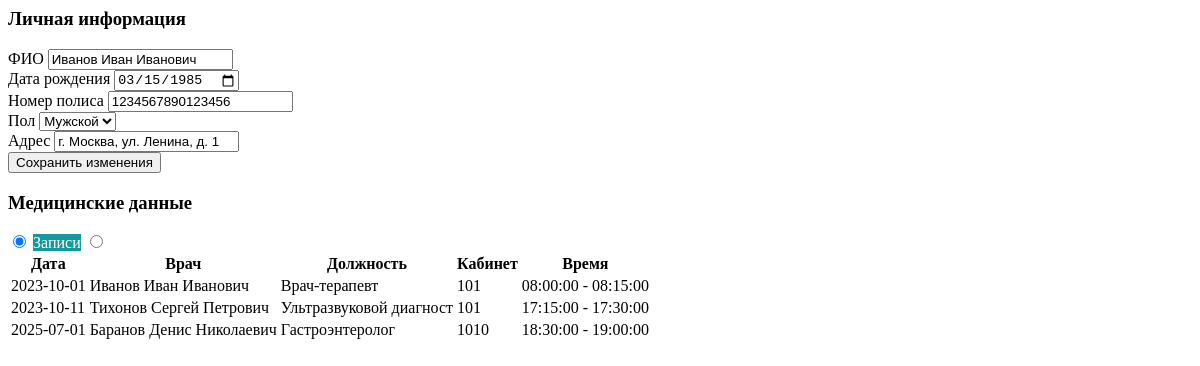
The app's page /get_patient.php?id=1 with its own data.
### tables this page shows
CREATE TABLE `information_about_patient` (
  `id_patient` int(11) NOT NULL,
  `full_name` varchar(255) NOT NULL,
  `birthday` date NOT NULL,
  `policy_number` varchar(90) NOT NULL,
  `address` varchar(255) NOT NULL,
  `gender` varchar(90) NOT NULL
);

CREATE TABLE `appointment` (
  `id_appointment` int(11) NOT NULL,
  `date` date NOT NULL,
  `id_doctor` int(11) DEFAULT NULL,
  `id_ranges` int(11) NOT NULL,
  `id_patient` int(11) DEFAULT NULL,
  `id_cabinet` int(11) NOT NULL,
  `id_referral` int(11) DEFAULT NULL,
  `id_medical_history` int(11) DEFAULT NULL
);

CREATE TABLE `staff` (
  `id_doctor` int(11) NOT NULL,
  `full_name` varchar(255) NOT NULL,
  `birthday` date NOT NULL,
  `post` varchar(90) NOT NULL,
  `status` tinyint(1) NOT NULL,
  `address` varchar(255) NOT NULL,
  `phone_number` varchar(90) NOT NULL,
  `id_department` int(11) NOT NULL
);

CREATE TABLE `cabinet` (
  `id_cabinet` int(11) NOT NULL,
  `number_of_cabinet` int(11) NOT NULL,
  `id_department` int(11) NOT NULL
);

CREATE TABLE `operating_ranges` (
  `id_ranges` int(11) NOT NULL,
  `range_start` time NOT NULL,
  `range_end` time NOT NULL
);

### get_patient.php (the view, shortened to what this page needs)
<?php
include 'bd.php';
if (isset($_GET['id'])) {
    $patient_id = intval($_GET['id']);
    $sql = "SELECT * FROM `information_about_patient` WHERE id_patient = ?";
    $stmt = $conn->prepare($sql);
    $stmt->bind_param("i", $patient_id);
    $stmt->execute();
    $result = $stmt->get_result();
    $patient_data = $result->fetch_assoc();
    $sql_appointment = "SELECT appointment.id_appointment, appointment.date,
                        staff.full_name AS doctor_name, staff.post AS doctor_post,
                        cabinet.number_of_cabinet,
                        operating_ranges.range_start, operating_ranges.range_end
                        FROM appointment
                        JOIN staff ON staff.id_doctor = appointment.id_doctor
                        JOIN cabinet ON cabinet.id_cabinet = appointment.id_cabinet
                        JOIN operating_ranges ON operating_ranges.id_ranges = appointment.id_ranges
                        WHERE appointment.id_patient = ?";
    $stmt = $conn->prepare($sql_appointment);
    $stmt->bind_param("i", $patient_id);
    $stmt->execute();
    $appointments = $stmt->get_result()->fetch_all(MYSQLI_ASSOC);
    $sql_referral = "SELECT referral.id_referral, referral.date_of_start, DATE_ADD(referral.date_of_start, INTERVAL referral.duration DAY) AS date_of_end, referral.id_patient, referral.id_doctor,
                    staff_doctor.full_name AS doctorName,staff_doctor.post AS DoctorPost, referral.refrerral_doctor, staff_referral.full_name AS referralDoctorName , staff_referral.post AS referralDoctorPost
                    FROM `referral`
                    JOIN staff AS staff_doctor ON staff_doctor.id_doctor = referral.id_doctor
                    JOIN staff AS staff_referral ON staff_referral.id_doctor = referral.refrerral_doctor
                    WHERE referral.id_patient = ?";
    $stmt = $conn->prepare($sql_referral);
    $stmt->bind_param("i", $patient_id);
    $stmt->execute();
    $referrals = $stmt->get_result()->fetch_all(MYSQLI_ASSOC);
    $html = '<div class="card mb-4">
                <div class="card-header">
                    <h3>Личная информация</h3>
                </div>
                <div class="card-body">
                    <form id="patientForm">
                        <div class="row">
                            <div class="col-md-6">
                                <div class="mb-3">
                                    <label class="form-label">ФИО</label>
                                    <input type="text" class="form-control" name="full_name" value="'.htmlspecialchars($patient_data['full_name']).'">
                                </div>
                                <div class="mb-3">
                                    <label class="form-label">Дата рождения</label>
                                    <input type="date" class="form-control" name="birthday" value="'.$patient_data['birthday'].'">
                                </div>
                            </div>
                            <div class="col-md-6">
                                <div class="mb-3">
                                    <label class="form-label">Номер полиса</label>
                                    <input type="text" class="form-control" name="policy_number" value="'.htmlspecialchars($patient_data['policy_number']).'">
                                </div>
                                <div class="mb-3">
                                    <label class="form-label">Пол</label>
                                    <select class="form-select" name="gender">
                                        <option value="М" '.($patient_data['gender'] == 'М' ? 'selected' : '').'>Мужской</option>
                                        <option value="Ж" '.($patient_data['gender'] == 'Ж' ? 'selected' : '').'>Женский</option>
                                    </select>
                                </div>
                            </div>
                        </div>
                        <div class="mb-3">
                            <label class="form-label">Адрес</label>
                            <input type="text" class="form-control" name="address" value="'.htmlspecialchars($patient_data['address']).'">
                        </div>
                        <button type="button" class="btn btn-primary" onclick="savePatientInfo('.$patient_id.')">Сохранить изменения</button>
                    </form>
                </div>
            </div>';
    $html .= '<div class="card">
                <div class="card-header">
                    <div class="d-flex justify-content-between align-items-center">
                        <h3>Медицинские данные</h3>
                        <div class="btn-group" role="group">
                            <input type="radio" class="btn-check" name="dataType" id="appointmentsRadio" autocomplete="off" checked>
                            <label class="btn btn-outline-primary" for="appointmentsRadio">Записи</label>
                            <input type="radio" class="btn-check" name="dataType" id="referralsRadio" autocomplete="off">
                            <label class="btn btn-outline-primary" for="referralsRadio">Направления</label>
                        </div>
                    </div>
                </div>
                <div class="card-body">
                    <div id="appointmentsTable">
                        <table class="table">
                            <thead>
                                <tr>
                                    <th>Дата</th>
                                    <th>Врач</th>
                                    <th>Должность</th>
                                    <th>Кабинет</th>
                                    <th>Время</th>
                                </tr>
                            </thead>
                            <tbody>';
    foreach ($appointments as $appointment) {
        $html .= '<tr style="cursor: pointer;" class="patient-appointment" data-id="' . htmlspecialchars($appointment['id_appointment']) . '">
                    <td>'.$appointment['date'].'</td>
                    <td>'.htmlspecialchars($appointment['doctor_name']).'</td>
                    <td>'.htmlspecialchars($appointment['doctor_post']).'</td>
                    <td>'.$appointment['number_of_cabinet'].'</td>
                    <td>'.$appointment['range_start'].' - '.$appointment['range_end'].'</td>
                  </tr>';
    }
    $html .= '</tbody></table></div>
              <div id="referralsTable" style="display: none;">
                  <table class="table">
                      <thead>
                          <tr>
                              <th>Дата начала</th>
                              <th>Дата окончания</th>
                              <th>Врач по направлению</th>
                              <th>Должность</th>
                              <th>Врач, выдавший направление</th>
                              <th>Должность</th>
                          </tr>
                      </thead>
                      <tbody>';
    foreach ($referrals as $referral) {
        $html .= '<tr style="cursor: pointer;" class="patient-referral" data-id="' . htmlspecialchars($referral['id_referral']) . '">
                    <td>'.$referral['date_of_start'].'</td>
                    <td>'.$referral['date_of_end'].'</td>
                    <td>'.htmlspecialchars($referral['referralDoctorName']).'</td>
                    <td>'.htmlspecialchars($referral['referralDoctorPost']).'</td>
                    <td>'.htmlspecialchars($referral['doctorName']).'</td>
                    <td>'.htmlspecialchars($referral['DoctorPost']).'</td>
                  </tr>';
    }
    $html .= '</tbody></table></div></div></div>';
    echo $html;
}
?>

### get_patient.php (style rules this page uses)
.btn-group .btn-outline-primary { color: white; border-color: #11999e; }
.btn-check:checked + .btn-outline-primary { background-color: #11999e; border-color: #11999e; color: white; }

### records on screen
information_about_patient: full_name "Иванов Иван Иванович", birthday "03/15/1985", policy_number "1234567890123456", gender "Мужской", address "г. Москва, ул. Ленина, д. 1"
appointment: date "2023-10-01", id_doctor.full_name "Иванов Иван Иванович", id_doctor.post "Врач-терапевт", id_cabinet.number_of_cabinet "101", id_ranges.range_start "08:00:00", id_ranges.range_end "08:15:00"
appointment: date "2023-10-11", id_doctor.full_name "Тихонов Сергей Петрович", id_doctor.post "Ультразвуковой диагност", id_cabinet.number_of_cabinet "101", id_ranges.range_start "17:15:00", id_ranges.range_end "17:30:00"
appointment: date "2025-07-01", id_doctor.full_name "Баранов Денис Николаевич", id_doctor.post "Гастроэнтеролог", id_cabinet.number_of_cabinet "1010", id_ranges.range_start "18:30:00", id_ranges.range_end "19:00:00"
